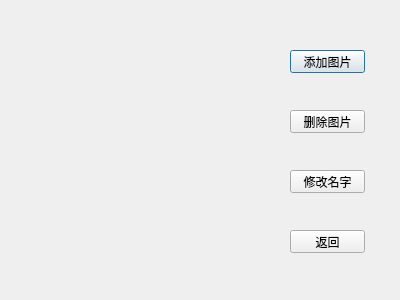
<?xml version="1.0" encoding="UTF-8"?>
<ui version="4.0">
 <class>Picture</class>
 <widget class="QDialog" name="Picture">
  <property name="geometry">
   <rect>
    <x>0</x>
    <y>0</y>
    <width>400</width>
    <height>300</height>
   </rect>
  </property>
  <property name="windowTitle">
   <string>Dialog</string>
  </property>
  <widget class="QPushButton" name="pushButton">
   <property name="geometry">
    <rect>
     <x>290</x>
     <y>50</y>
     <width>75</width>
     <height>23</height>
    </rect>
   </property>
   <property name="text">
    <string>添加图片</string>
   </property>
  </widget>
  <widget class="QPushButton" name="pushButton_2">
   <property name="geometry">
    <rect>
     <x>290</x>
     <y>110</y>
     <width>75</width>
     <height>23</height>
    </rect>
   </property>
   <property name="text">
    <string>删除图片</string>
   </property>
  </widget>
  <widget class="QPushButton" name="pushButton_3">
   <property name="geometry">
    <rect>
     <x>290</x>
     <y>170</y>
     <width>75</width>
     <height>23</height>
    </rect>
   </property>
   <property name="text">
    <string>修改名字</string>
   </property>
  </widget>
  <widget class="QPushButton" name="pushButton_4">
   <property name="geometry">
    <rect>
     <x>290</x>
     <y>230</y>
     <width>75</width>
     <height>23</height>
    </rect>
   </property>
   <property name="text">
    <string>返回</string>
   </property>
  </widget>
 </widget>
 <resources/>
 <connections/>
</ui>
